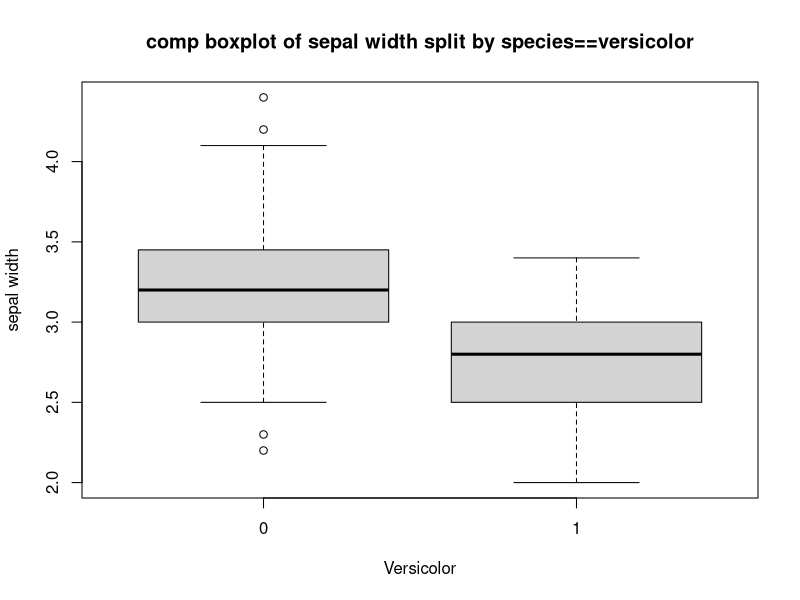

R code for this plot:
## ---- chunk 1
## head function
head(iris)
## ---- chunk 2
## names function
names(iris)
## ---- chunk 3
#-- R code goes here ----
Versicolor <- ifelse(iris[,"Species"]=="versicolor", 1, 0)
print(Versicolor)
## ---- chunk 4
# Don't forget to uncomment the code below 
boxplot(Sepal.Width~Versicolor,main="comp boxplot of sepal width split by species==versicolor",ylab="sepal width",data=iris)
## ---- chunk 5
#-- R code goes here ----
mean(subset(iris, Species=="setosa")$Sepal.Length)
## ---- chunk 6
tapply(iris$Sepal.Length,iris$Species,mean)
## ---- chunk 7
# define a matrix of zeros
MeanFlowers <- matrix(0,nrow=4,ncol=3)

# define a character vector corresponding to the numeric variable names
measurements <- c("Sepal.Length","Sepal.Width","Petal.Length","Petal.Width")

# name the rows and columns of the matrix MeanFlowers 
rownames(MeanFlowers)  <- measurements
colnames(MeanFlowers)  <- c("setosa","versicolor","virginica")
colnames(MeanFlowers) 
# Loop

for (j in measurements) {
  tmp <- tapply(iris[[j]],iris$Species,mean)
  for (i in colnames(MeanFlowers)) {
    MeanFlowers[j, i] <- tmp[i]
  }
} 
MeanFlowers
